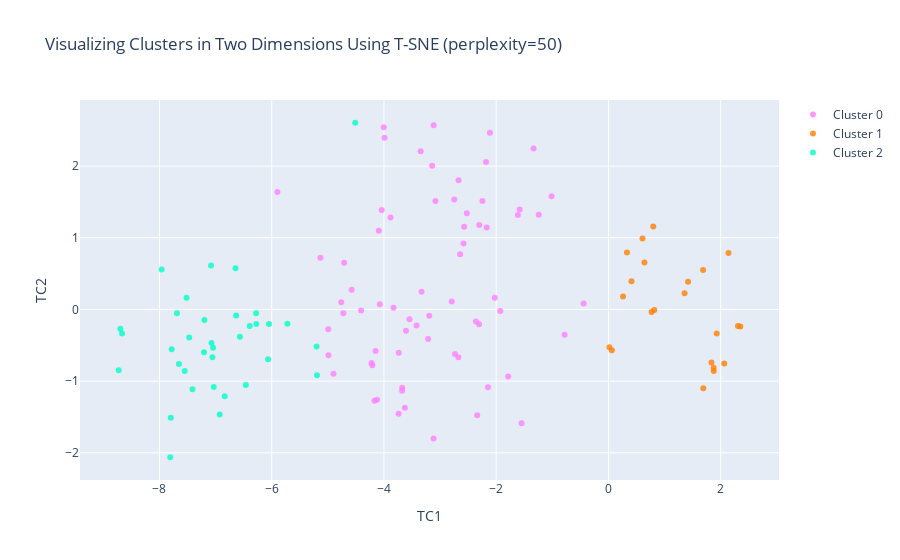

The notebook cell saved with this chart:
### Code cell
#Instructions for building the 2-D plot

#trace1 is for 'Cluster 0'
trace1 = go.Scatter(
                    x = cluster0["TC1_2d"],
                    y = cluster0["TC2_2d"],
                    mode = "markers",
                    name = "Cluster 0",
                    marker = dict(color = 'rgba(255, 128, 255, 0.8)'),
                    text = None)

#trace2 is for 'Cluster 1'
trace2 = go.Scatter(
                    x = cluster1["TC1_2d"],
                    y = cluster1["TC2_2d"],
                    mode = "markers",
                    name = "Cluster 1",
                    marker = dict(color = 'rgba(255, 128, 2, 0.8)'),
                    text = None)

#trace3 is for 'Cluster 2'
trace3 = go.Scatter(
                    x = cluster2["TC1_2d"],
                    y = cluster2["TC2_2d"],
                    mode = "markers",
                    name = "Cluster 2",
                    marker = dict(color = 'rgba(0, 255, 200, 0.8)'),
                    text = None)

data = [trace1, trace2, trace3]

title = "Visualizing Clusters in Two Dimensions Using T-SNE (perplexity=" + str(perplexity) + ")"

layout = dict(title = title,
              xaxis= dict(title= 'TC1',ticklen= 5,zeroline= False),
              yaxis= dict(title= 'TC2',ticklen= 5,zeroline= False)
             )

fig = dict(data = data, layout = layout)

iplot(fig)

### Figure 1 — Plotly figure (JSON) as saved in the notebook; plotly's stock layout.template omitted (floating-point values rounded to 4 significant figures)
{"data": [{"marker": {"color": "rgba(255, 128, 255, 0.8)"}, "mode": "markers", "name": "Cluster 0", "type": "scatter", "x": [-5.899, -3.083, -0.4424, -1.242, -4.992, -4.207, -1.548, -1.013, -1.581, -4.123, -2.643, -2.182, -3.116, -2.148, -2.793, -4.222, -3.193, -4.169, -3.675, -2.303, -1.786, -3.626, -3.737, -1.614, -4.71, -4.073, -3.329, -2.305, -2.112, -2.674, -2.748, -3.115, -4.9, -3.99, -3.677, -1.928, -2.246, -5.132, -3.829, -4.575, -0.7807, -3.345, -2.735, -3.213, -3.739, -2.671, -2.362, -2.583, -1.334, -4.092, -2.524, -4.407, -4.004, -3.546, -3.607, -2.571, -4.724, -4.761, -3.419, -4.988, -4.148, -2.169, -4.039, -3.883, -2.026, -3.141, -2.339], "y": [1.64, 1.513, 0.08201, 1.32, -0.2775, -0.7777, -1.588, 1.579, 1.395, -1.259, 0.7709, 2.059, -1.8, -1.085, 0.1117, -0.7482, -0.08793, -1.275, -1.092, 1.178, -0.9338, -1.372, -0.6035, 1.319, 0.6527, 0.07294, 0.2473, -0.2051, 2.467, -0.6659, 1.535, 2.572, -0.8972, 2.394, -1.134, -0.0199, 1.513, 0.7223, 0.02278, 0.2753, -0.3545, 2.208, -0.6198, -0.4109, -1.454, 1.802, -0.1686, 0.9207, 2.245, 1.099, 1.341, -0.01581, 2.542, -0.1355, -0.297, 1.156, -0.05401, 0.101, -0.2224, -0.6388, -0.5811, 1.144, 1.389, 1.284, 0.1648, 2.006, -1.476]}, {"marker": {"color": "rgba(255, 128, 2, 0.8)"}, "mode": "markers", "name": "Cluster 1", "type": "scatter", "x": [0.2606, 2.349, 1.357, 1.687, 0.3294, 0.01806, 1.877, 0.061, 1.929, 1.418, 1.836, 0.4105, 0.6415, 0.7983, 0.6062, 2.139, 0.8157, 0.7689, 1.69, 2.307, 2.064, 1.874], "y": [0.1815, -0.2362, 0.2246, 0.5493, 0.7952, -0.5278, -0.8586, -0.5692, -0.3372, 0.3855, -0.7405, 0.3939, 0.6546, 1.156, 0.9894, 0.7871, -0.008707, -0.03446, -1.099, -0.2321, -0.7526, -0.8145]}, {"marker": {"color": "rgba(0, 255, 200, 0.8)"}, "mode": "markers", "name": "Cluster 2", "type": "scatter", "x": [-7.207, -8.698, -7.199, -6.067, -7.519, -6.462, -6.278, -7.073, -7.962, -6.567, -5.201, -7.689, -5.193, -7.799, -7.55, -6.634, -6.049, -7.057, -8.727, -6.275, -4.512, -6.927, -6.838, -7.411, -7.046, -7.471, -6.646, -7.081, -8.667, -6.392, -7.033, -7.809, -7.653, -5.721, -7.783], "y": [-0.597, -0.2688, -0.1475, -0.6959, 0.1641, -1.052, -0.05468, -0.4679, 0.5563, -0.3809, -0.5155, -0.05317, -0.919, -1.512, -0.8571, -0.08452, -0.2042, -0.6676, -0.8475, -0.2035, 2.605, -1.465, -1.212, -1.114, -0.5337, -0.3923, 0.5754, 0.6146, -0.3346, -0.232, -1.08, -2.062, -0.762, -0.1991, -0.5557]}], "layout": {"title": {"text": "Visualizing Clusters in Two Dimensions Using T-SNE (perplexity=50)"}, "xaxis": {"ticklen": 5, "title": {"text": "TC1"}, "zeroline": false}, "yaxis": {"ticklen": 5, "title": {"text": "TC2"}, "zeroline": false}}}
